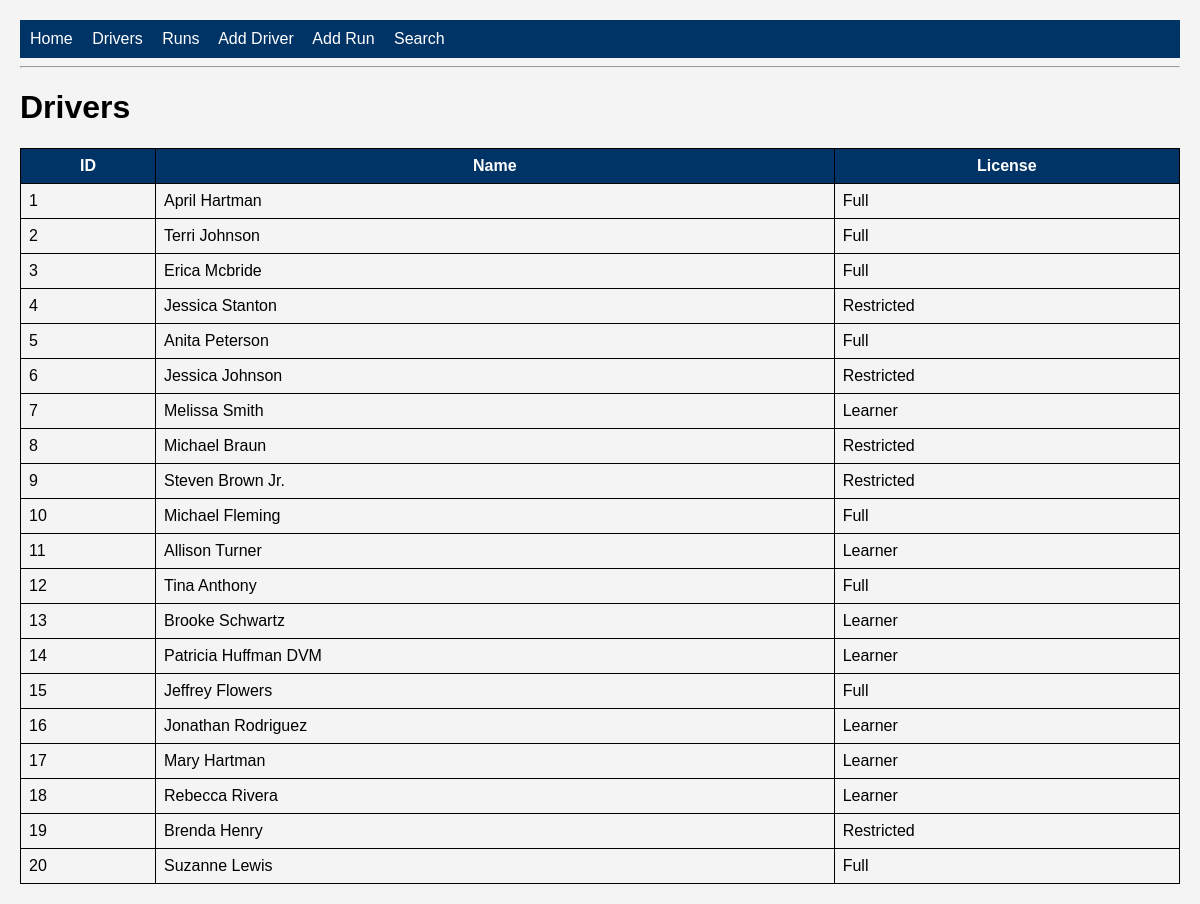
Before: /drivers with the older database file.
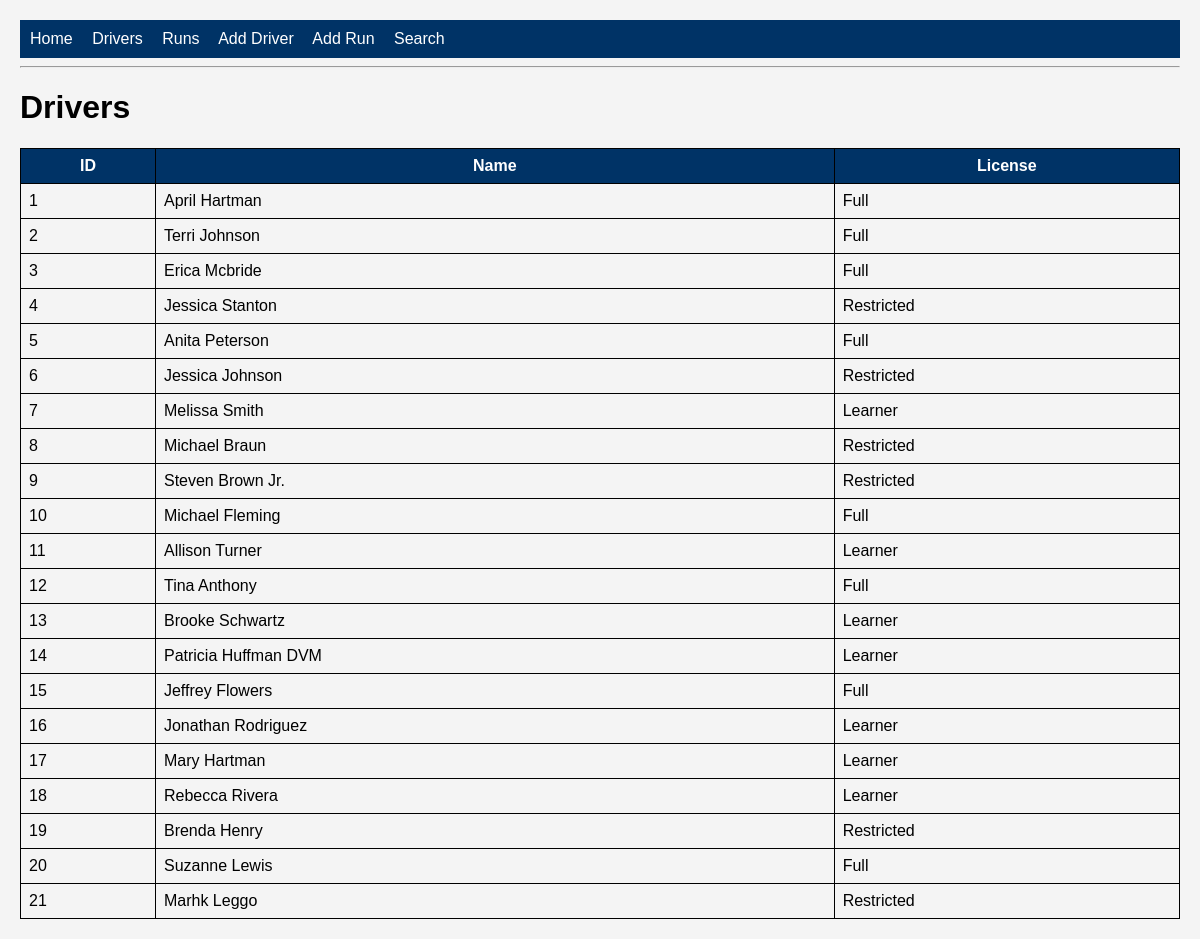
After: the same page with the newer database file.
### tables this page shows
CREATE TABLE drivers (

    id INTEGER PRIMARY KEY,

    name TEXT NOT NULL,

    license_type TEXT NOT NULL

);

### app.py (the view)
@app.route("/drivers")
def drivers():
    conn = sqlite3.connect(
        DB_PATH
    )
    cursor = conn.cursor()
    cursor.execute(
        """
        SELECT *
        FROM drivers
        """
    )
    rows = cursor.fetchall()
    conn.close()
    return render_template(
        "drivers.html",
        drivers=rows
    )

### templates/drivers.html
{% extends "base.html" %}
{% block content %}
<h1>Drivers</h1>
<table>
<tr>
    <th>ID</th>
    <th>Name</th>
    <th>License</th>
</tr>
{% for driver in drivers %}
<tr>
    <td>{{ driver[0] }}</td>
    <td>{{ driver[1] }}</td>
    <td>{{ driver[2] }}</td>
</tr>
{% endfor %}
</table>
{% endblock %}

Changed rows visible on the page:
added drivers: id "21", name "Marhk Leggo", license_type "Restricted"
